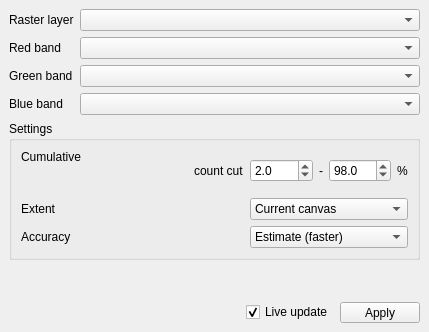
<?xml version="1.0" encoding="UTF-8"?>
<ui version="4.0">
    <class>MainWindow</class>
    <widget class="QMainWindow" name="MainWindow">
        <property name="geometry">
            <rect>
                <x>0</x>
                <y>0</y>
                <width>429</width>
                <height>332</height>
            </rect>
        </property>
        <property name="windowTitle">
            <string>Decorrelation Stretch Rendering</string>
        </property>
        <widget class="QWidget" name="centralwidget">
            <layout class="QVBoxLayout" name="verticalLayout" stretch="0,0,0,0">
                <item>
                    <layout class="QFormLayout" name="formLayout">
                        <item row="1" column="0">
                            <widget class="QLabel" name="label">
                                <property name="text">
                                    <string>Red band</string>
                                </property>
                            </widget>
                        </item>
                        <item row="1" column="1">
                            <widget class="QgsRasterBandComboBox" name="mRed"/>
                        </item>
                        <item row="2" column="0">
                            <widget class="QLabel" name="label_2">
                                <property name="text">
                                    <string>Green band</string>
                                </property>
                            </widget>
                        </item>
                        <item row="2" column="1">
                            <widget class="QgsRasterBandComboBox" name="mGreen"/>
                        </item>
                        <item row="3" column="0">
                            <widget class="QLabel" name="label_3">
                                <property name="text">
                                    <string>Blue band</string>
                                </property>
                            </widget>
                        </item>
                        <item row="3" column="1">
                            <widget class="QgsRasterBandComboBox" name="mBlue"/>
                        </item>
                        <item row="0" column="0">
                            <widget class="QLabel" name="label_4">
                                <property name="sizePolicy">
                                    <sizepolicy hsizetype="Fixed" vsizetype="Preferred">
                                        <horstretch>0</horstretch>
                                        <verstretch>0</verstretch>
                                    </sizepolicy>
                                </property>
                                <property name="text">
                                    <string>Raster layer</string>
                                </property>
                            </widget>
                        </item>
                        <item row="0" column="1">
                            <widget class="QgsMapLayerComboBox" name="mLayer">
                                <property name="currentIndex">
                                    <number>-1</number>
                                </property>
                                <property name="allowEmptyLayer">
                                    <bool>true</bool>
                                </property>
                            </widget>
                        </item>
                    </layout>
                </item>
                <item>
                    <widget class="QgsCollapsibleGroupBox" name="mGroupBox_2">
                        <property name="title">
                            <string>Settings</string>
                        </property>
                        <layout class="QVBoxLayout" name="verticalLayout_4">
                            <item>
                                <layout class="QFormLayout" name="formLayout_3">
                                    <item row="1" column="0">
                                        <widget class="QLabel" name="label_12">
                                            <property name="text">
                                                <string>Extent</string>
                                            </property>
                                        </widget>
                                    </item>
                                    <item row="1" column="1">
                                        <widget class="QComboBox" name="mExtent">
                                            <property name="currentIndex">
                                                <number>1</number>
                                            </property>
                                            <item>
                                                <property name="text">
                                                    <string>Whole raster</string>
                                                </property>
                                            </item>
                                            <item>
                                                <property name="text">
                                                    <string>Current canvas</string>
                                                </property>
                                            </item>
                                        </widget>
                                    </item>
                                    <item row="2" column="0">
                                        <widget class="QLabel" name="label_13">
                                            <property name="text">
                                                <string>Accuracy</string>
                                            </property>
                                        </widget>
                                    </item>
                                    <item row="2" column="1">
                                        <widget class="QComboBox" name="mAccuracy">
                                            <item>
                                                <property name="text">
                                                    <string>Estimate (faster)</string>
                                                </property>
                                            </item>
                                            <item>
                                                <property name="text">
                                                    <string>Actual (slower)</string>
                                                </property>
                                            </item>
                                        </widget>
                                    </item>
                                    <item row="0" column="0">
                                        <widget class="QLabel" name="label_9">
                                            <property name="text">
                                                <string>Cumulative
                                                    count cut
                                                </string>
                                            </property>
                                        </widget>
                                    </item>
                                    <item row="0" column="1">
                                        <layout class="QHBoxLayout" name="horizontalLayout_6">
                                            <item>
                                                <widget class="QgsDoubleSpinBox" name="mP1">
                                                    <property name="sizePolicy">
                                                        <sizepolicy hsizetype="Preferred" vsizetype="Fixed">
                                                            <horstretch>0</horstretch>
                                                            <verstretch>0</verstretch>
                                                        </sizepolicy>
                                                    </property>
                                                    <property name="decimals">
                                                        <number>1</number>
                                                    </property>
                                                    <property name="maximum">
                                                        <double>50.000000000000000</double>
                                                    </property>
                                                    <property name="value">
                                                        <double>2.000000000000000</double>
                                                    </property>
                                                </widget>
                                            </item>
                                            <item>
                                                <widget class="QLabel" name="label_10">
                                                    <property name="sizePolicy">
                                                        <sizepolicy hsizetype="Fixed" vsizetype="Preferred">
                                                            <horstretch>0</horstretch>
                                                            <verstretch>0</verstretch>
                                                        </sizepolicy>
                                                    </property>
                                                    <property name="text">
                                                        <string>-</string>
                                                    </property>
                                                </widget>
                                            </item>
                                            <item>
                                                <widget class="QgsDoubleSpinBox" name="mP2">
                                                    <property name="sizePolicy">
                                                        <sizepolicy hsizetype="Preferred" vsizetype="Fixed">
                                                            <horstretch>0</horstretch>
                                                            <verstretch>0</verstretch>
                                                        </sizepolicy>
                                                    </property>
                                                    <property name="decimals">
                                                        <number>1</number>
                                                    </property>
                                                    <property name="minimum">
                                                        <double>51.000000000000000</double>
                                                    </property>
                                                    <property name="value">
                                                        <double>98.000000000000000</double>
                                                    </property>
                                                    <property name="clearValue">
                                                        <bool>false</bool>
                                                    </property>
                                                </widget>
                                            </item>
                                            <item>
                                                <widget class="QLabel" name="label_11">
                                                    <property name="sizePolicy">
                                                        <sizepolicy hsizetype="Fixed" vsizetype="Preferred">
                                                            <horstretch>0</horstretch>
                                                            <verstretch>0</verstretch>
                                                        </sizepolicy>
                                                    </property>
                                                    <property name="text">
                                                        <string>%</string>
                                                    </property>
                                                </widget>
                                            </item>
                                        </layout>
                                    </item>
                                </layout>
                            </item>
                        </layout>
                    </widget>
                </item>
                <item>
                    <spacer name="verticalSpacer">
                        <property name="orientation">
                            <enum>Qt::Vertical</enum>
                        </property>
                        <property name="sizeHint" stdset="0">
                            <size>
                                <width>20</width>
                                <height>1</height>
                            </size>
                        </property>
                    </spacer>
                </item>
                <item>
                    <layout class="QHBoxLayout" name="horizontalLayout_2">
                        <item>
                            <spacer name="horizontalSpacer">
                                <property name="orientation">
                                    <enum>Qt::Horizontal</enum>
                                </property>
                                <property name="sizeHint" stdset="0">
                                    <size>
                                        <width>40</width>
                                        <height>20</height>
                                    </size>
                                </property>
                            </spacer>
                        </item>
                        <item>
                            <widget class="QCheckBox" name="mLiveUpdate">
                                <property name="toolTip">
                                    <string>Whether to auto-apply styling.</string>
                                </property>
                                <property name="text">
                                    <string>Live update</string>
                                </property>
                                <property name="checked">
                                    <bool>true</bool>
                                </property>
                            </widget>
                        </item>
                        <item>
                            <widget class="QToolButton" name="mApply">
                                <property name="sizePolicy">
                                    <sizepolicy hsizetype="Fixed" vsizetype="Fixed">
                                        <horstretch>0</horstretch>
                                        <verstretch>0</verstretch>
                                    </sizepolicy>
                                </property>
                                <property name="minimumSize">
                                    <size>
                                        <width>80</width>
                                        <height>0</height>
                                    </size>
                                </property>
                                <property name="toolTip">
                                    <string>Apply style.</string>
                                </property>
                                <property name="text">
                                    <string>Apply</string>
                                </property>
                            </widget>
                        </item>
                    </layout>
                </item>
            </layout>
        </widget>
    </widget>
    <customwidgets>
        <customwidget>
            <class>QgsCollapsibleGroupBox</class>
            <extends>QGroupBox</extends>
            <header>qgscollapsiblegroupbox.h</header>
            <container>1</container>
        </customwidget>
        <customwidget>
            <class>QgsDoubleSpinBox</class>
            <extends>QDoubleSpinBox</extends>
            <header>qgsdoublespinbox.h</header>
        </customwidget>
        <customwidget>
            <class>QgsMapLayerComboBox</class>
            <extends>QComboBox</extends>
            <header>qgsmaplayercombobox.h</header>
        </customwidget>
        <customwidget>
            <class>QgsRasterBandComboBox</class>
            <extends>QComboBox</extends>
            <header>qgsrasterbandcombobox.h</header>
        </customwidget>
    </customwidgets>
    <resources/>
    <connections/>
</ui>
